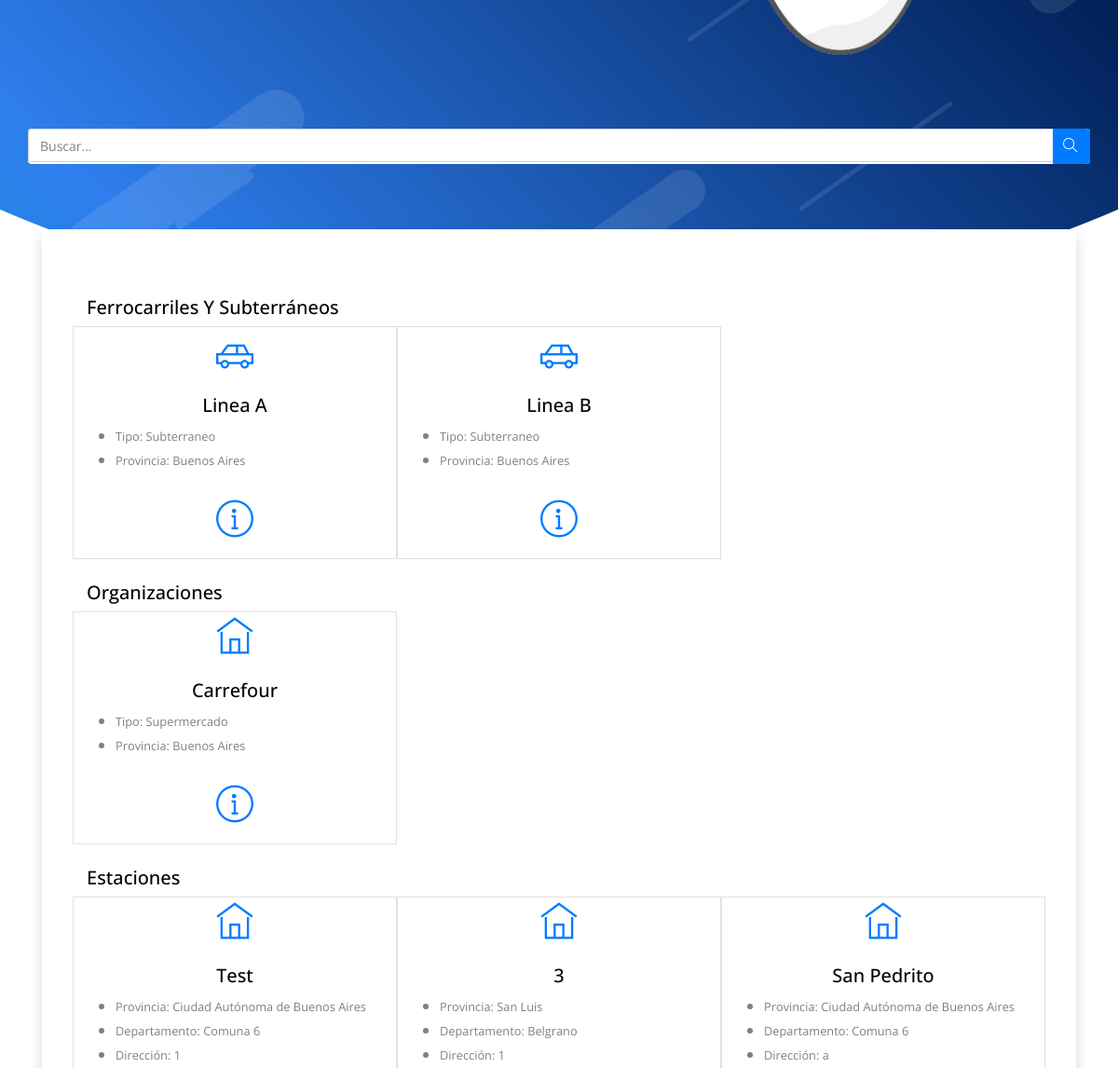
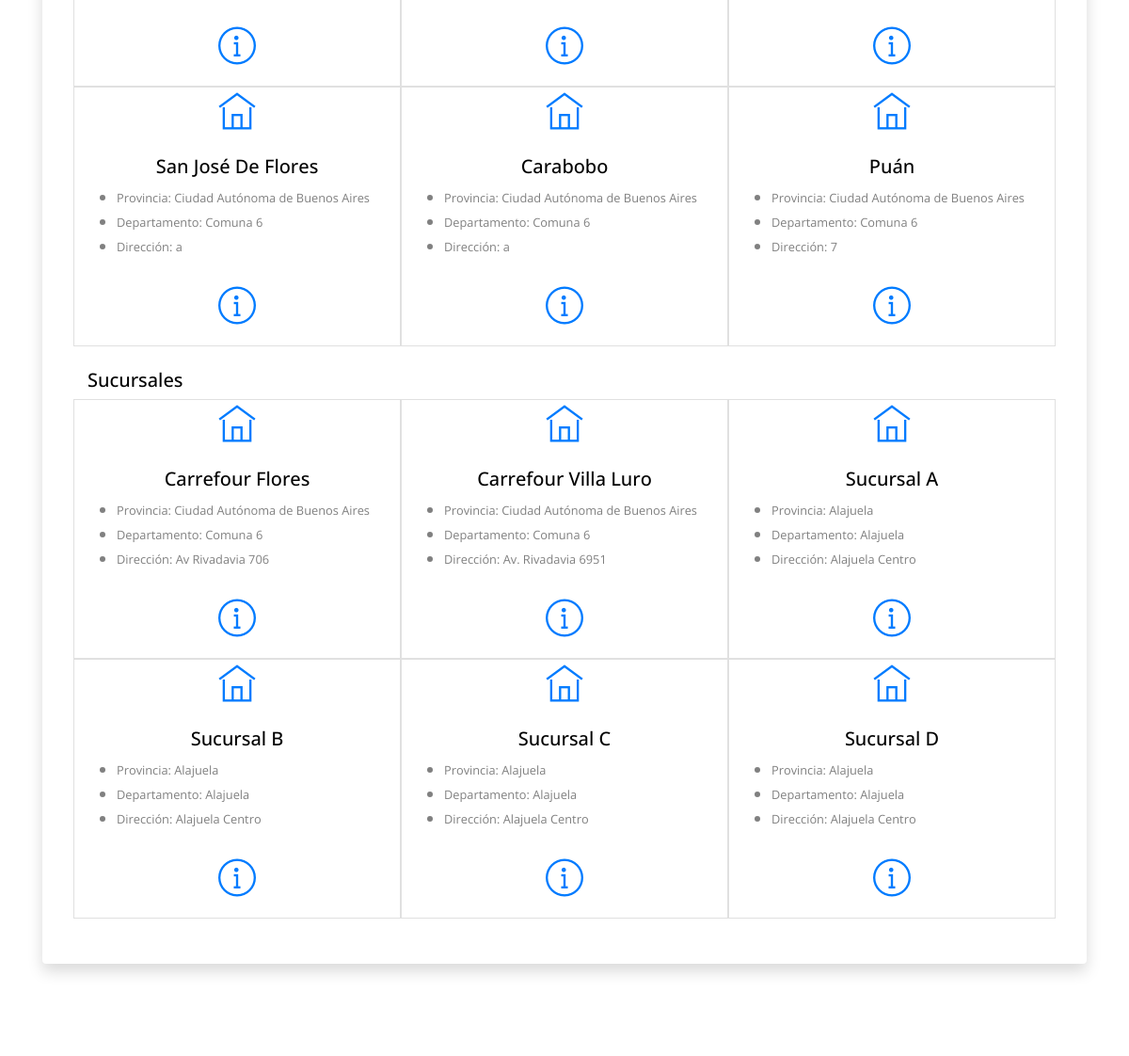
The page / (signed in, middle part) on the database as committed earlier (2 pictures, top to bottom).
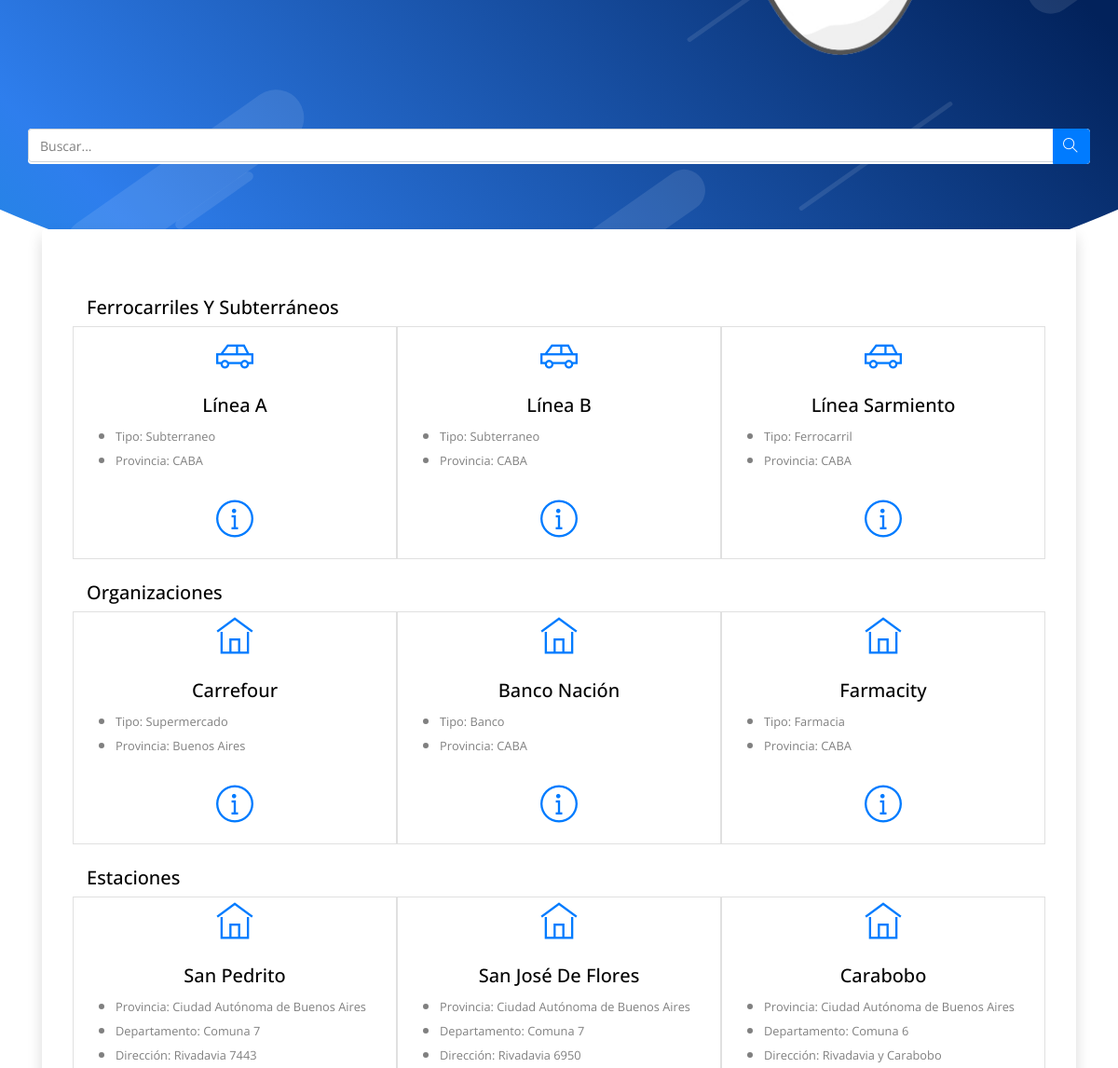
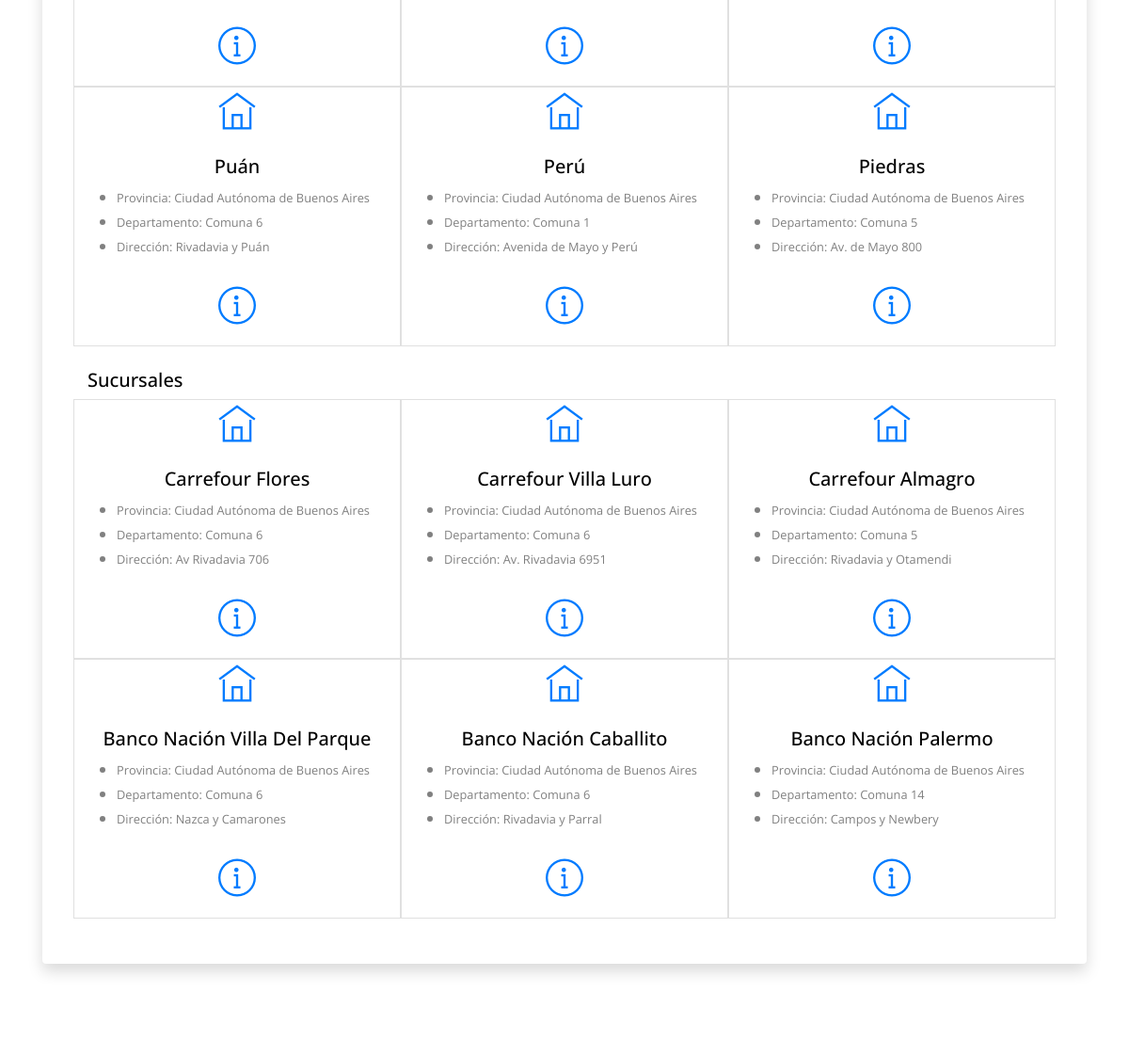
The same page on the database as committed later (2 pictures, top to bottom).
### Aplicaciones/Monitoreo/models.py (models this page shows, shortened)
class Entidad(models.Model):
    nombre = models.CharField(max_length=100)
    provincia = models.CharField(max_length=20, null=True)
    foto = models.ImageField(upload_to='profile_pics/', blank=True, null=True)
    class Meta:
        abstract = True

class LineaTransporte(Entidad):
    TIPO_CHOICES = (
        ('Subterraneo', 'Subterráneo'),
        ('Ferrocarril', 'Ferrocarril'),
    )
    estacion_origen = models.ForeignKey(Estacion, related_name='estacion_origen', on_delete=models.CASCADE)
    estacion_destino = models.ForeignKey(Estacion, related_name='estacion_destino', on_delete=models.CASCADE)
    estaciones_intermedias = models.ManyToManyField(Estacion, related_name='estaciones_intermedias')
    tipo_transporte = models.CharField(max_length=20, choices=TIPO_CHOICES)

class Organizacion(Entidad):
    TIPO_CHOICES = (
        ('Supermercado', 'Supermercado'),
        ('Centro Comunal', 'Centro Comunal'),
        ('Banco', 'Banco'),
        ('Farmacia', 'Farmacia')
    )
    tipo_organizacion = models.CharField(max_length=20, choices=TIPO_CHOICES)

class Establecimiento(models.Model):
    nombre = models.CharField(max_length=30)
    provincia = models.CharField(max_length=50, null=True)
    departamento = models.CharField(max_length=50, null=True)
    foto = models.ImageField(upload_to='profile_pics/', blank=True, null=True)
    class Meta:
        abstract = True

class Estacion(Establecimiento):
    ubicacion_geografica = models.CharField(max_length=30)

class Sucursal(Establecimiento):
    ubicacion_geografica = models.CharField(max_length=30)
    organizacion = models.ForeignKey(Organizacion, on_delete=models.CASCADE, related_name='organizacion')

### Aplicaciones/Monitoreo/views.py (the view, shortened to what this page needs)
# urls.py: path('', views.home_view, name='index'),
@login_required
@user_passes_test(lambda u: not u.is_superuser, login_url='/admin/')
def home_view(request):
    queryset = request.GET.get("buscar")
    lineas = LineaTransporte.objects.all()[:6]
    organizaciones = Organizacion.objects.all()[:6]
    estaciones = Estacion.objects.all()[:6]
    sucursales = Sucursal.objects.all()[:6]
    group_names = requestGroups(request)
    perfil_usuario = get_object_or_404(Perfil, user=request.user)
    context = {
        'request':request,
        'groups':group_names,
        'perfil_usuario': perfil_usuario,
        'lineas':lineas,
        'organizaciones':organizaciones,
        'estaciones':estaciones,
        'sucursales':sucursales,
    }
    return render(request, 'index.html', context)

### Aplicaciones/Monitoreo/views.py (called while the page is built)
def requestGroups(request):
    user = request.user
    user_groups = user.groups.all()
    group_names = [group.name for group in user_groups]
    return group_names

### Aplicaciones/Monitoreo/templates/index.html (shortened to what the changed rows need)
{% load static %}
<!DOCTYPE html>
<html lang="en">
{% include 'fragments/head.html' %}
<body class="body-wrapper" data-spy="scroll" data-target=".privacy-nav">
<section class="section pt-0 position-relative pull-top">
	<div class="container">
		<div class="rounded shadow p-5 bg-white">
			{% if lineas  %}
			<div class="row">
				{% for linea in  lineas %}
					<div class="col-lg-4 col-md-6 mt-5 mt-md-0 text-center" style="border: 0.5px solid #e0e0e0; padding: 5px;margin: 0px;" >
						<i class="ti-car text-primary h1"></i>
						<h3 class="mt-4 text-capitalize h5 ">{{  linea.nombre }}</h3>
						<p class="regular text-muted ">
							<ul class="text-md-left">
								<li><small>Tipo: {{ linea.tipo_transporte}}</small></li>
								<li><small>Provincia: {{ linea.provincia}}</small></li>
							</ul>
						</p>
						<a href="{% url 'entidad' id=linea.id tipo='lineatransporte' %}" class="btn btn-rounded-icon "><i class="ti-info-alt text-primary h1"></i></a>
					</div>
				{% endfor %}
			</div>
				{% endif %}
				{% if organizaciones  %}
				<div class="row">
				{% for organizacion in organizaciones %}
						<div class="col-lg-4 col-md-6 mt-5 mt-md-0 text-center" style="border: 0.5px solid #e0e0e0; padding: 5px;margin: 0px;">
							<i class="ti-home text-primary h1"></i>
							<h3 class="mt-4 text-capitalize h5 ">{{  organizacion.nombre }}</h3>
							<p class="regular text-muted ">
								<ul class="text-md-left">
									<li><Small>Tipo: {{ organizacion.tipo_organizacion}}</Small></li>
									<li><small>Provincia: {{ organizacion.provincia}}</small></li>
								</ul>
							</p>
								<a href="{% url 'entidad' id=organizacion.id tipo='organizacion' %}" class="btn btn-rounded-icon "><i class="ti-info-alt text-primary h1"></i></a>
						</div>
				{% endfor %}
				</div>
				{% endif %}
				{% if estaciones  %}
				<div class="row">
				{% for estacion in estaciones %}
						<div class="col-lg-4 col-md-6 mt-5 mt-md-0 text-center" style="border: 0.5px solid #e0e0e0; padding: 5px;margin: 0px;">
							<i class="ti-home text-primary h1"></i>
							<h3 class="mt-4 text-capitalize h5 ">{{  estacion.nombre }}</h3>
							<p class="regular text-muted ">
								<ul class="text-md-left">
									<li><small>Provincia: {{ estacion.provincia}}</small></li>
									<li><small>Departamento: {{ estacion.departamento}}</small></li>
									<li><small>Dirección: {{ estacion.ubicacion_geografica}}</small></li>
								</ul>
							</p>
								<a href="{% url 'establecimiento' id=estacion.id tipo='estacion' %}" class="btn btn-rounded-icon "><i class="ti-info-alt text-primary h1"></i></a>
						</div>
				{% endfor %}
				</div>
				{% endif %}
				{% if sucursales  %}
				<div class="row">
				{% for sucursal in sucursales %}
						<div class="col-lg-4 col-md-6 mt-5 mt-md-0 text-center" style="border: 0.5px solid #e0e0e0; padding: 5px;margin: 0px;">
							<i class="ti-home text-primary h1"></i>
							<h3 class="mt-4 text-capitalize h5 ">{{  sucursal.nombre }}</h3>
							<ul class="text-md-left">
								<li><small>Provincia: {{ sucursal.provincia}}</small></li>
								<li><small>Departamento: {{ sucursal.departamento}}</small></li>
								<li><small>Dirección: {{ sucursal.ubicacion_geografica}}</small></li>
							</ul>
								<a href="{% url 'establecimiento' id=sucursal.id tipo='sucursal' %}" class="btn btn-rounded-icon "><i class="ti-info-alt text-primary h1"></i></a>
						</div>
				{% endfor %}
				</div>
				{% endif %}
			</div>
		</div>
</section>
</body>
</html>

Rows that differ between the two databases and show on the page:
removed LineaTransporte: nombre "Linea A", tipo_transporte "Subterraneo", provincia "Buenos Aires"
removed LineaTransporte: nombre "Linea B", tipo_transporte "Subterraneo", provincia "Buenos Aires"
removed Estacion: nombre "Test", provincia "Ciudad Autónoma de Buenos Aires", departamento "Comuna 6", ubicacion_geografica "1"
removed Estacion: nombre "3", provincia "San Luis", departamento "Belgrano", ubicacion_geografica "1"
removed Sucursal: nombre "Sucursal A", provincia "Alajuela", departamento "Alajuela", ubicacion_geografica "Alajuela Centro"
removed Sucursal: nombre "Sucursal B", provincia "Alajuela", departamento "Alajuela", ubicacion_geografica "Alajuela Centro"
removed Sucursal: nombre "Sucursal C", provincia "Alajuela", departamento "Alajuela", ubicacion_geografica "Alajuela Centro"
removed Sucursal: nombre "Sucursal D", provincia "Alajuela", departamento "Alajuela", ubicacion_geografica "Alajuela Centro"
added LineaTransporte: nombre "Línea A", tipo_transporte "Subterraneo", provincia "CABA"
added LineaTransporte: nombre "Línea B", tipo_transporte "Subterraneo", provincia "CABA"
added LineaTransporte: nombre "Línea Sarmiento", tipo_transporte "Ferrocarril", provincia "CABA"
added Organizacion: nombre "Banco Nación", tipo_organizacion "Banco", provincia "CABA"
added Organizacion: nombre "Farmacity", tipo_organizacion "Farmacia", provincia "CABA"
changed Estacion "San Pedrito": departamento "Comuna 6" → "Comuna 7"; ubicacion_geografica "a" → "Rivadavia 7443"
changed Estacion "San José De Flores": departamento "Comuna 6" → "Comuna 7"; ubicacion_geografica "a" → "Rivadavia 6950"
changed Estacion "Carabobo": ubicacion_geografica "a" → "Rivadavia y Carabobo"
changed Estacion "Puán": ubicacion_geografica "7" → "Rivadavia y Puán"
now on this page (row edited): Estacion: nombre "Perú", provincia "Ciudad Autónoma de Buenos Aires", departamento "Comuna 1", ubicacion_geografica "Avenida de Mayo y Perú"
now on this page (row edited): Estacion: nombre "Piedras", provincia "Ciudad Autónoma de Buenos Aires", departamento "Comuna 5", ubicacion_geografica "Av. de Mayo 800"
added Sucursal: nombre "Carrefour Almagro", provincia "Ciudad Autónoma de Buenos Aires", departamento "Comuna 5", ubicacion_geografica "Rivadavia y Otamendi"
added Sucursal: nombre "Banco Nación Villa Del Parque", provincia "Ciudad Autónoma de Buenos Aires", departamento "Comuna 6", ubicacion_geografica "Nazca y Camarones"
added Sucursal: nombre "Banco Nación Caballito", provincia "Ciudad Autónoma de Buenos Aires", departamento "Comuna 6", ubicacion_geografica "Rivadavia y Parral"
added Sucursal: nombre "Banco Nación Palermo", provincia "Ciudad Autónoma de Buenos Aires", departamento "Comuna 14", ubicacion_geografica "Campos y Newbery"
